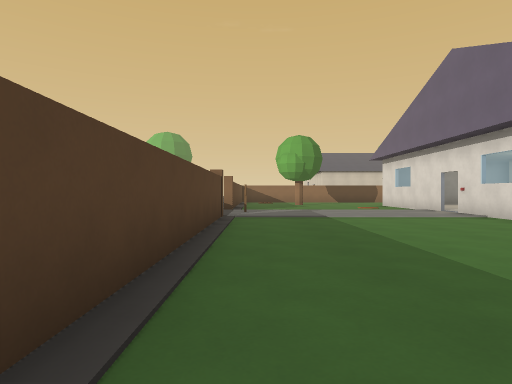
[1] (above)

24 first-person views from a walk through a level from a Godot 3-D game. The camera is 1.2 m above the floor, looks level and sees 75° across. Doors that lead somewhere are drawn open, without their leaves. The floor is counted in squares, 2 m on a side. Each view is taken from the middle of a square. On the plan, view 1 faces up. The plan holds only what a view shows up to about 10 squares ahead; the rest is blank. The place goes on beyond the plan. Surface patterns are stand-ins for the level's own textures.

[2]
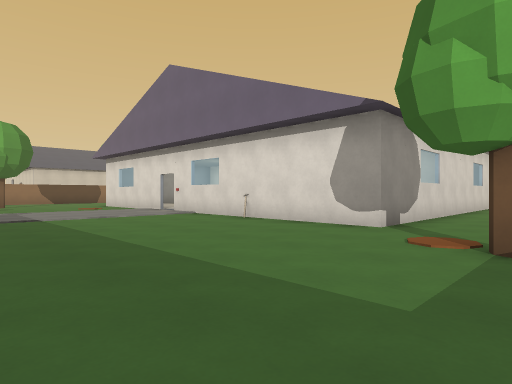

[3]
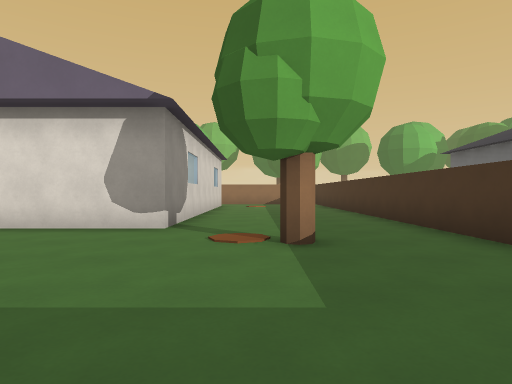

[4]
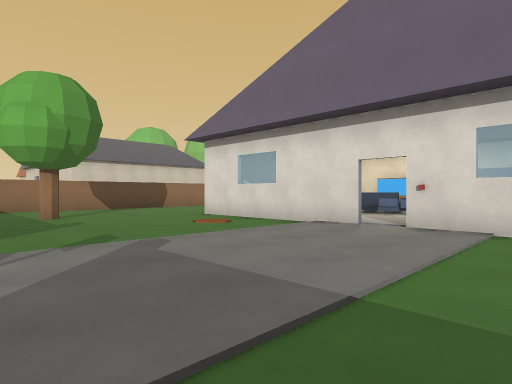

[5]
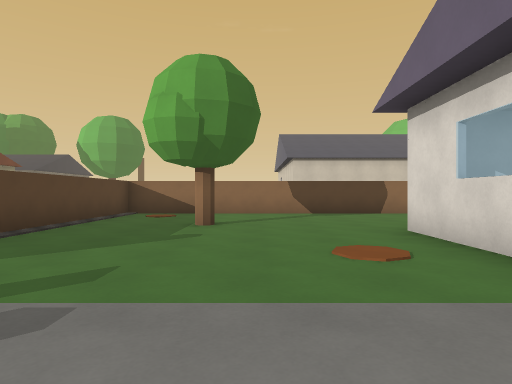

[6]
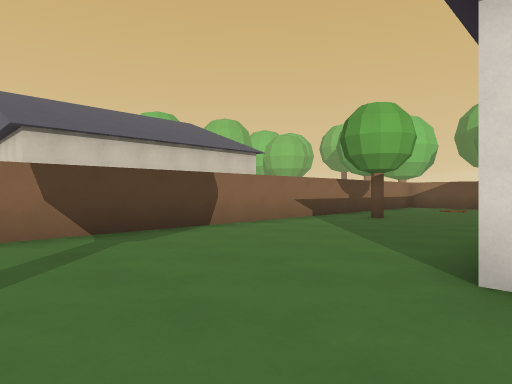

[7]
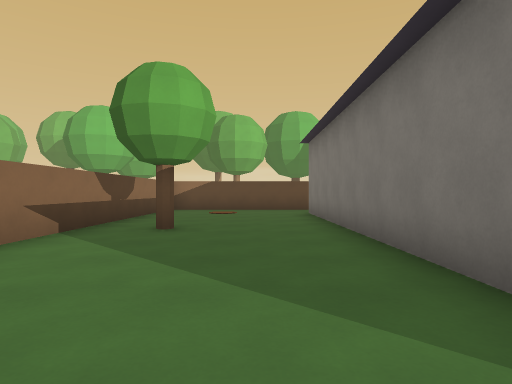

[8]
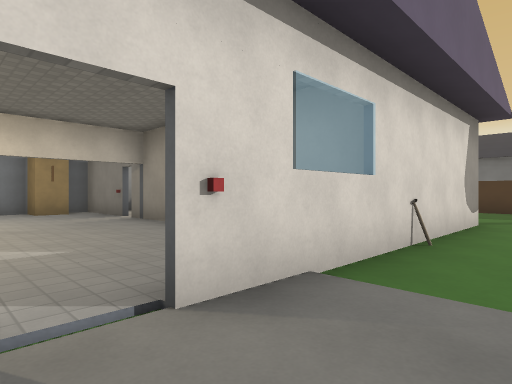

[9]
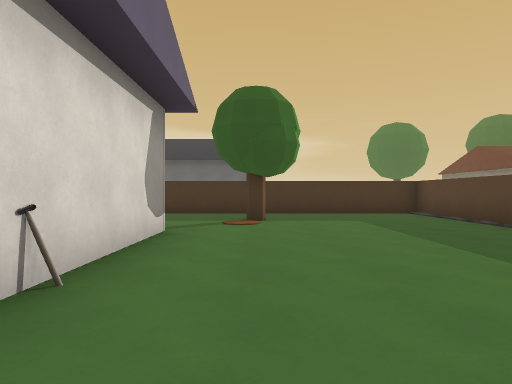

[10]
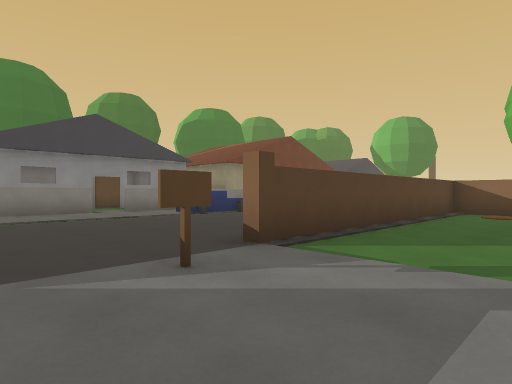

[11]
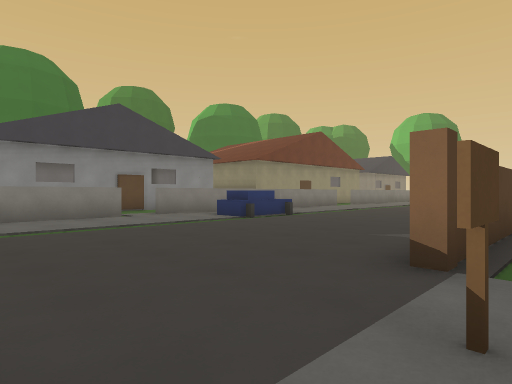

[12]
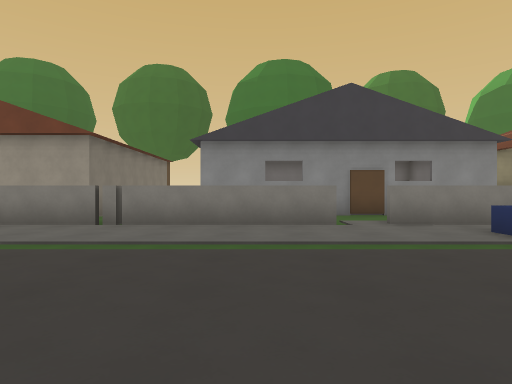

[13]
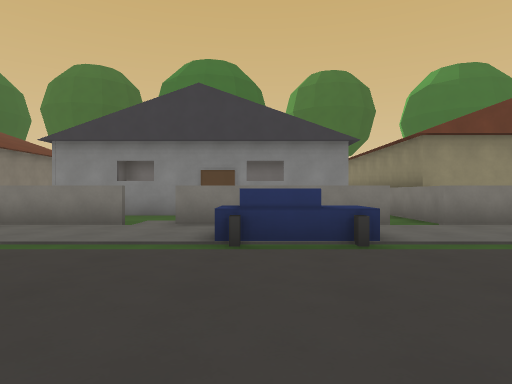

[14]
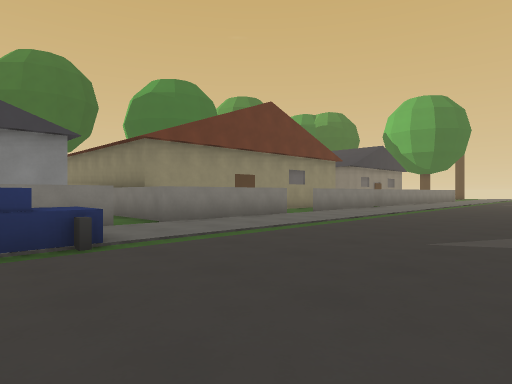

[15]
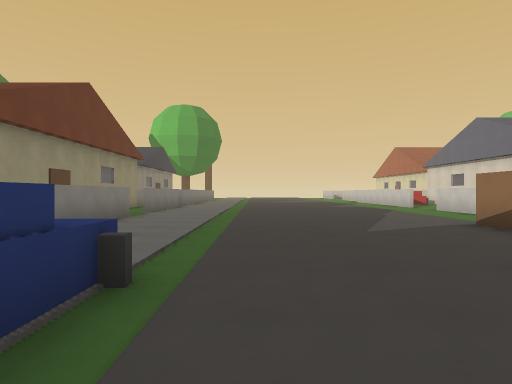

[16]
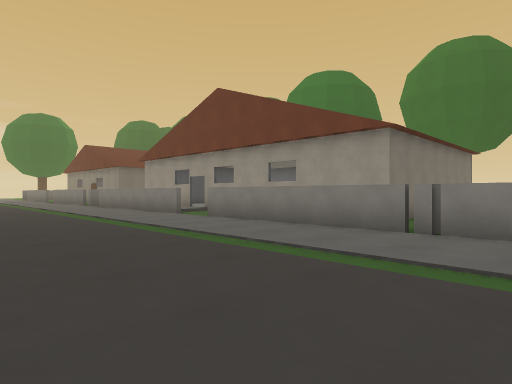

[17]
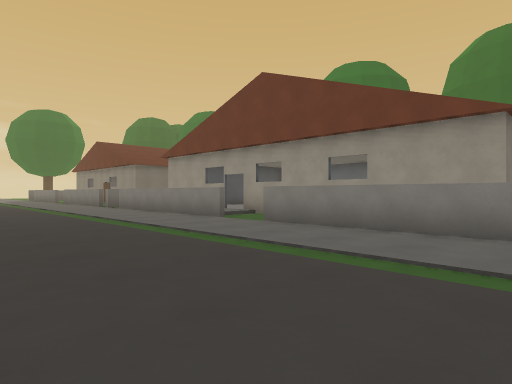

[18]
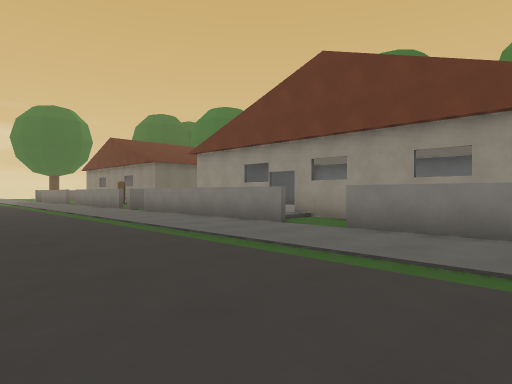

[19]
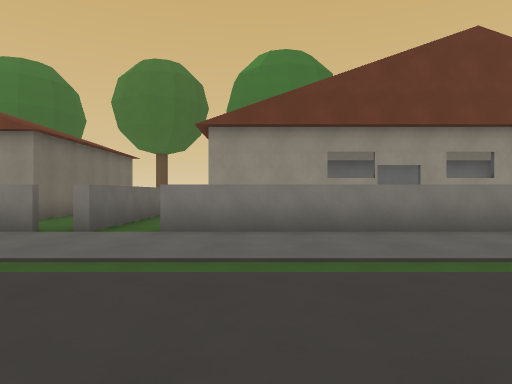

[20]
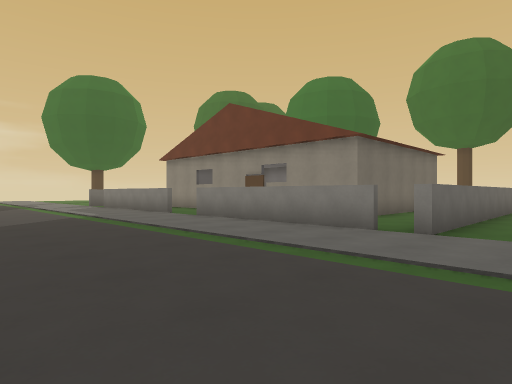

[21]
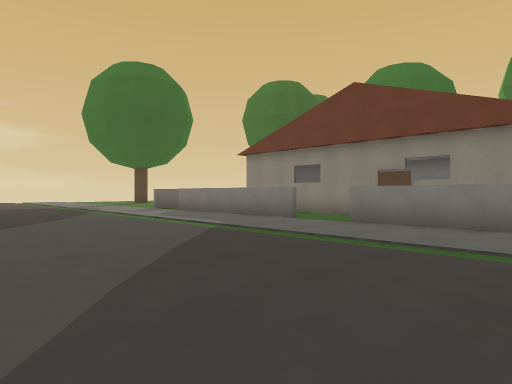

[22]
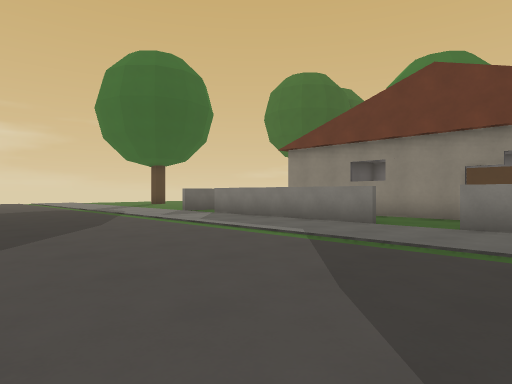

[23]
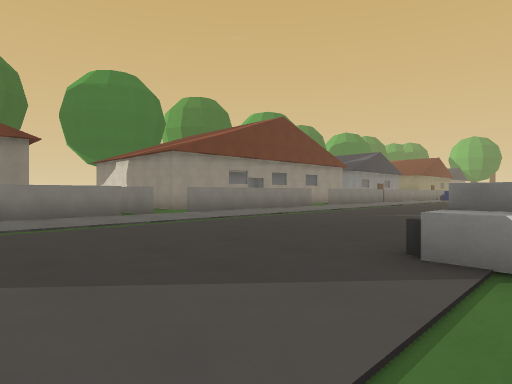

[24]
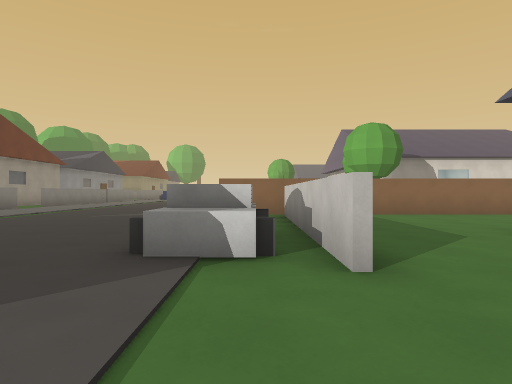

### Floor plan
Key: @ floor where view 1 was taken; # wall or solid block; . floor; / step, stairs or slope; D door; ^ raised ledge; S shovel; H house; F sofa; C car; O other object.
Columns run from 15 left of view 1 to 15 right of it. Each row starts with its distance up from view 1.
 23      H ..........   HHHHH
 22      H ..........
 21      H .........
 20      H ........
 19      H .......#################
 18    HHH^^......#................
 17      .........#...............
 16     H  .......#..#.............
 15     H   CC....#................
 14     H  .CC....#......####### #
 13     H.........#......#
 12     H.........#......# F
 11     H.........#...... .F
 10     H  ........#.....D.FF
  9    HH  ..............D.......#
  8        ..............#.......O
  7       ^...... #......#   ##D#O
  6    ### ...... #......S    ###
  5      # ...... #......#
  4      # ...... #......
  3      # ...... #......##### #
  2      #....... #.............
  1      #....... #....#......
  0      #//....  #@.........
 -1      D .....  #...........
 -2      # /..... ############
 -3      # ......   ......
 -4      # ......  ......
 -5      # ....... ......
 -6   ............ C...H    HH
 -7 ^^^^^^^.......CC...
 -8    ...........CC...
 -9   HHH. ...........
-10     H  ..........
-11     H  .........
-12     H  .......
-13     H.........
-14     H.........
-15     H. .......
-16     H  ......
-17     H  ......
-18        ......

Where each view was taken, in squares from view 1:
view 1: 0 up, 0 right, facing up
view 2: 0 up, 0 right, facing up-right
view 3: 1 up, 0 right, facing right
view 4: 7 up, 0 right, facing up-right
view 5: 9 up, 3 right, facing up
view 6: 14 up, 3 right, facing up-right
view 7: 16 up, 5 right, facing right
view 8: 10 up, 4 right, facing down-right
view 9: 8 up, 4 right, facing down
view 10: 8 up, 2 right, facing up-left
view 11: 8 up, 0 right, facing up-left
view 12: 10 up, 2 left, facing left
view 13: 14 up, 2 left, facing left
view 14: 14 up, 2 left, facing up-left
view 15: 13 up, 5 left, facing up
view 16: 9 up, 3 left, facing down-left
view 17: 7 up, 3 left, facing down-left
view 18: 5 up, 3 left, facing down-left
view 19: 4 down, 3 left, facing left
view 20: 5 down, 3 left, facing down-left
view 21: 9 down, 2 left, facing down-left
view 22: 11 down, 2 left, facing down-left
view 23: 11 down, 0 right, facing up-left
view 24: 11 down, 0 right, facing up
